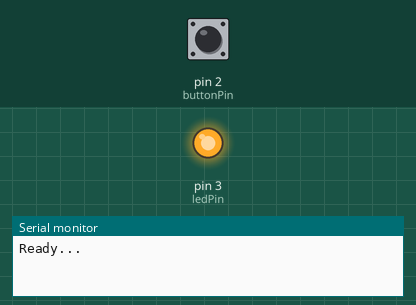
Recording of a sketch running on a simulated Arduino Uno, built with avr-gcc and run on an emulated ATmega328P. On the bench: output pins drawn as LEDs (lit = HIGH), the last lines printed to the serial monitor. Dashed ring = blinking. The inputs (shaded band) are chosen by the test bench; at power-on: pin 2 (buttonPin) LOW.

Above: at 1.2 s.
1.3 s: pin 2 (buttonPin) pulled HIGH for 0.15 s
At 2.1 s:
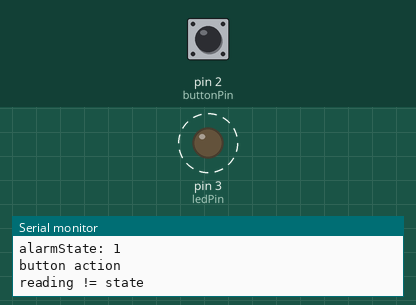
4.4 s: pin 2 (buttonPin) pulled HIGH for 1 s
At 4.4 s:
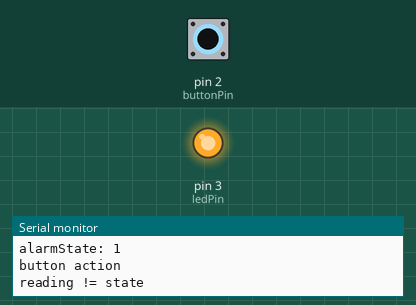
6.9 s: pin 2 (buttonPin) pulled HIGH for 3.2 s
At 7.7 s:
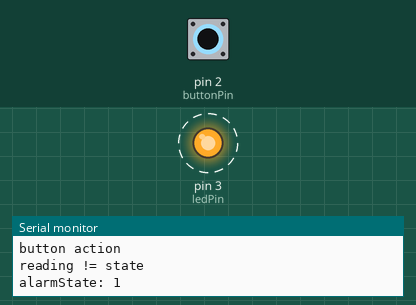
Timing chart, 0 to 17.6 s (numbered marks = the images above; inputs shaded):
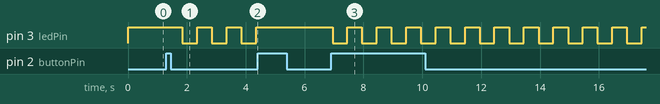

The sketch:

buttonDebounce.ino
```cpp
const int interval = 500;
unsigned long currentMillis = millis();
unsigned long previousMillis = 0;

const int buttonPin = 2;
const int ledPin = 3;

int ledState = LOW;
int buttonState;
int lastButtonState = LOW;
int buttonPushCounter = 0;

unsigned long lastDebounceTime = 0;
unsigned long debounceDelay = 50;

boolean alarmState = false;

void setup() {
  // put your setup code here, to run once:
  pinMode(buttonPin, INPUT);
  pinMode(ledPin, OUTPUT);
  digitalWrite(ledPin, ledState);
  Serial.begin(9600);
  Serial.println("Ready...");
}

void setLights(){
  if(!alarmState){
    digitalWrite(ledPin,HIGH);
  }
  else blinkLights();
}

void blinkLights(){
  digitalWrite(ledPin,HIGH);
//  digitalWrite(4,LOW);
//  digitalWrite(5,HIGH);
  delay(interval);
  digitalWrite(ledPin,LOW);
//  digitalWrite(4,HIGH);
//  digitalWrite(5,LOW);
  delay(interval);
}

void smartDelay(int timeDelay){
  currentMillis = millis();
  while(currentMillis - previousMillis < timeDelay){

    currentMillis = millis();
  }
  previousMillis = currentMillis;
  return;
}

/*variables - int - value of digitalRead of button
 * objectives - determine when a button has been pushed using state changes
 * - use button Debounce methods to remove noise of button push
 * return - boolean - true if button has changed state from off or on
 */
boolean buttonPushed(int reading){
    if(reading != lastButtonState){
      lastDebounceTime = millis();
      Serial.println("button action");
    }

    if((millis() - lastDebounceTime) > debounceDelay){
    if(reading != buttonState){
      buttonState = reading;
      Serial.println("reading != state");
      if(buttonState == HIGH){
        return true;
      }
    }
  }
  return false;
}
void loop() {
  // put your main code here, to run repeatedly:
  int reading = digitalRead(buttonPin);

  //button has successfully been pushed
  if(buttonPushed(reading)){
    alarmState = !alarmState;
    Serial.println("alarmState: "+String(alarmState));

/*    buttonPushCounter++;
     Serial.println("on");
     Serial.print("number of button pushes: ");
     Serial.println(buttonPushCounter);
*/
  }
/*  if(buttonPushCounter % 3 == 0){
    digitalWrite(ledPin,HIGH);
    }else{
    digitalWrite(ledPin,LOW);
    Serial.println("off");

  }
  */
  if(alarmState){
      // check to see if it's time to change the state of the LED
      unsigned long currentMillis = millis();

      if((ledState == HIGH) && (currentMillis - previousMillis >= interval))
      {
        ledState = LOW;  // Turn it off
        previousMillis = currentMillis;  // Remember the time
        digitalWrite(ledPin, ledState);  // Update the actual LED
      }
      else if ((ledState == LOW) && (currentMillis - previousMillis >= interval))
      {
        ledState = HIGH;  // turn it on
        previousMillis = currentMillis;   // Remember the time
        digitalWrite(ledPin, ledState);    // Update the actual LED
      }
  }else{
        digitalWrite(ledPin,HIGH);

  }
  lastButtonState = reading;
}
```

Measured:
- after the input at 1.3 s, pin 3 (ledPin): alternates HIGH for 0.50 s and LOW for 0.50 s, starting after 0.55 s
- after the input at 4.4 s, pin 3 (ledPin): stops changing and stays HIGH
- after the input at 6.9 s, pin 3 (ledPin): alternates HIGH for 0.50 s and LOW for 0.50 s, starting after 0.05 s
